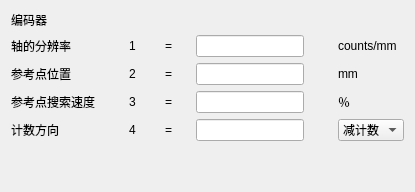
       <widget class="QWidget" name="tab_20">
        <attribute name="title">
         <string>反馈</string>
        </attribute>
        <layout class="QGridLayout" name="gridLayout_38">
         <item row="0" column="0">
          <layout class="QGridLayout" name="gridLayout_37">
           <item row="0" column="0">
            <widget class="QLabel" name="label_412">
             <property name="text">
              <string>编码器</string>
             </property>
            </widget>
           </item>
           <item row="1" column="0">
            <widget class="QLabel" name="label_428">
             <property name="text">
              <string>轴的分辨率</string>
             </property>
            </widget>
           </item>
           <item row="1" column="1">
            <spacer name="horizontalSpacer_41">
             <property name="orientation">
              <enum>Qt::Horizontal</enum>
             </property>
             <property name="sizeHint" stdset="0">
              <size>
               <width>28</width>
               <height>20</height>
              </size>
             </property>
            </spacer>
           </item>
           <item row="1" column="2">
            <widget class="QLabel" name="label_437">
             <property name="text">
              <string>1</string>
             </property>
            </widget>
           </item>
           <item row="1" column="3">
            <spacer name="horizontalSpacer_44">
             <property name="orientation">
              <enum>Qt::Horizontal</enum>
             </property>
             <property name="sizeHint" stdset="0">
              <size>
               <width>17</width>
               <height>20</height>
              </size>
             </property>
            </spacer>
           </item>
           <item row="1" column="4">
            <widget class="QLabel" name="label_438">
             <property name="text">
              <string>=</string>
             </property>
            </widget>
           </item>
           <item row="1" column="5">
            <spacer name="horizontalSpacer_43">
             <property name="orientation">
              <enum>Qt::Horizontal</enum>
             </property>
             <property name="sizeHint" stdset="0">
              <size>
               <width>18</width>
               <height>20</height>
              </size>
             </property>
            </spacer>
           </item>
           <item row="1" column="6">
            <widget class="QLineEdit" name="lineEdit_112"/>
           </item>
           <item row="1" column="7">
            <spacer name="horizontalSpacer_42">
             <property name="orientation">
              <enum>Qt::Horizontal</enum>
             </property>
             <property name="sizeHint" stdset="0">
              <size>
               <width>28</width>
               <height>20</height>
              </size>
             </property>
            </spacer>
           </item>
           <item row="1" column="8">
            <widget class="QLabel" name="label_439">
             <property name="text">
              <string>counts/mm</string>
             </property>
            </widget>
           </item>
           <item row="2" column="0">
            <widget class="QLabel" name="label_440">
             <property name="text">
              <string>参考点位置</string>
             </property>
            </widget>
           </item>
           <item row="2" column="2" colspan="2">
            <widget class="QLabel" name="label_441">
             <property name="text">
              <string>2</string>
             </property>
            </widget>
           </item>
           <item row="2" column="4">
            <widget class="QLabel" name="label_442">
             <property name="text">
              <string>=</string>
             </property>
            </widget>
           </item>
           <item row="2" column="6">
            <widget class="QLineEdit" name="lineEdit_113"/>
           </item>
           <item row="2" column="8">
            <widget class="QLabel" name="label_443">
             <property name="text">
              <string>mm</string>
             </property>
            </widget>
           </item>
           <item row="3" column="0">
            <widget class="QLabel" name="label_444">
             <property name="text">
              <string>参考点搜索速度</string>
             </property>
            </widget>
           </item>
           <item row="3" column="2" colspan="2">
            <widget class="QLabel" name="label_445">
             <property name="text">
              <string>3</string>
             </property>
            </widget>
           </item>
           <item row="3" column="4">
            <widget class="QLabel" name="label_446">
             <property name="text">
              <string>=</string>
             </property>
            </widget>
           </item>
           <item row="3" column="6">
            <widget class="QLineEdit" name="lineEdit_114"/>
           </item>
           <item row="3" column="8">
            <widget class="QLabel" name="label_447">
             <property name="text">
              <string>％</string>
             </property>
            </widget>
           </item>
           <item row="4" column="0">
            <widget class="QLabel" name="label_448">
             <property name="text">
              <string>计数方向</string>
             </property>
            </widget>
           </item>
           <item row="4" column="2" colspan="2">
            <widget class="QLabel" name="label_449">
             <property name="text">
              <string>4</string>
             </property>
            </widget>
           </item>
           <item row="4" column="4">
            <widget class="QLabel" name="label_450">
             <property name="text">
              <string>=</string>
             </property>
            </widget>
           </item>
           <item row="4" column="6">
            <widget class="QLineEdit" name="lineEdit_115"/>
           </item>
           <item row="4" column="8">
            <widget class="QComboBox" name="comboBox_20">
             <item>
              <property name="text">
               <string>减计数</string>
              </property>
             </item>
             <item>
              <property name="text">
               <string>增计数</string>
              </property>
             </item>
            </widget>
           </item>
           <item row="5" column="6">
            <spacer name="verticalSpacer_7">
             <property name="orientation">
              <enum>Qt::Vertical</enum>
             </property>
             <property name="sizeHint" stdset="0">
              <size>
               <width>20</width>
               <height>40</height>
              </size>
             </property>
            </spacer>
           </item>
          </layout>
         </item>
        </layout>
       </widget>
